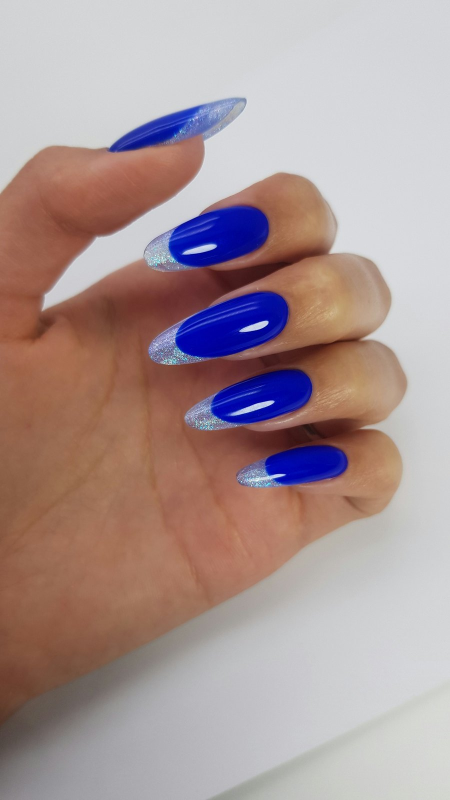
#> input picture src/assets/photos/bright-cobalt.jpg, 900 x 1600 px, given in place of photo-1709839454771-704f7af2ce0c.jpg, which was not available (shown at 1/2 size)
$ python photos.py ../src/assets/photos
#> lines starting #> are read from the running program, lines starting #| are printed output that depends on the picture
"""Prepares the site photos: crops and resizes Unsplash originals into src/assets/photos.

Usage: python -I scripts/photos.py <folder with originals named photo-<id>.jpg>
Originals were downloaded from images.unsplash.com at 1800 px wide. The list of photos,
authors and licences lives in src/data/photos.ts; this script only knows file names and crops.
Hero tips are cropped here because the CSP forbids inline object-position styles.
"""
import sys
from pathlib import Path
from PIL import Image

OUT = Path(__file__).resolve().parent.parent / "src" / "assets" / "photos"
TIP = 9 / 20  # width / height of a hero «nail»

# name: (unsplash photo id, crop) where crop is (centre x, top y, bottom y) as fractions, or None
PHOTOS = {
    "tip-square": ("photo-1709839454771-704f7af2ce0c", (0.40, 0.15, 0.80)),
    "tip-oval": ("photo-1612887390768-fb02affea7a6", (0.55, 0.05, 0.85)),
    "tip-almond": ("photo-1736434518489-0eb84070017f", (0.55, 0.00, 0.80)),
    "tip-french": ("photo-1762373349045-c2decd4ec3f3", (0.45, 0.20, 1.00)),
    "tip-red": ("photo-1660241657459-554031137e4f", (0.50, 0.00, 0.90)),
    "nude-fur": ("photo-1610992015762-45dca7fa3a85", None),
    "nude-white": ("photo-1630843599725-32ead7671867", None),
    "nude-pastel": ("photo-1688583417770-ff6cc18071dc", None),
    "nude-ring": ("photo-1587729927031-830c32f520da", None),
    "nude-ombre": ("photo-1704757671022-e023c45c9d2f", None),
    "nude-accent": ("photo-1648844421727-cde6c4246b13", None),
    "french-mug": ("photo-1667207229737-0adf3c700d5e", None),
    "french-blue": ("photo-1772322586702-73125782bd99", None),
    "french-lace": ("photo-1646335940123-b9008ebb358c", None),
    "french-classic": ("photo-1517837317028-6ce34fd27c34", None),
    "bright-red": ("photo-1748163432725-454f46f68340", None),
    "bright-watch": ("photo-1664650026748-698eefbdd325", None),
    "bright-cobalt": ("photo-1772322586634-9867476143b9", None),
    "bright-flower": ("photo-1561158317-757a4631770e", None),
    "bright-green": ("photo-1606168054091-74617220d1db", None),
    "design-winter": ("photo-1735236007245-9dc6e28bbe56", None),
    "design-tortoise": ("photo-1604654894610-df63bc536371", None),
    "design-abstract": ("photo-1571290274554-6a2eaa771e5f", None),
    "design-navy": ("photo-1754799670312-8e7da8e40ad7", None),
    "design-pearl": ("photo-1769687209448-025548dfca8b", None),
    "design-glitter": ("photo-1607779097040-26e80aa78e66", None),
    "pedi-pink": ("photo-1664643411326-6c589531be3c", None),
    "pedi-red": ("photo-1707725238063-0c54fb6963d1", None),
    "pedi-blue": ("photo-1668237150532-945907c2450d", None),
    "pedi-navy": ("photo-1778098221994-015e8abb4336", None),
    "work-salon": ("photo-1632345031435-8727f6897d53", None),
    "work-tools": ("photo-1775500835259-d3b3f6d6e2f2", None),
    "work-pedicure": ("photo-1519419451778-14599a49ec41", None),
    "work-polish": ("photo-1619607146034-5a05296c8f9a", None),
    "work-marble": ("photo-1599206676335-193c82b13c9e", None),
    "master-anya": ("photo-1648844421753-351afd50486a", None),
}


def crop_tip(im: Image.Image, cx: float, top: float, bottom: float) -> Image.Image:
    h = (bottom - top) * im.height
    w = h * TIP
    left = min(max(cx * im.width - w / 2, 0), im.width - w)
    return im.crop((round(left), round(top * im.height), round(left + w), round(bottom * im.height)))


def main(src: Path) -> None:
    OUT.mkdir(parents=True, exist_ok=True)
    for name, (pid, crop) in PHOTOS.items():
        im = Image.open(src / f"{pid}.jpg").convert("RGB")
#> im is the input picture: PIL image 900x1600 RGB; mean R, G, B 169.9, 150.3, 150
        if crop:
            im = crop_tip(im, *crop)
#> in crop_tip, `return im.crop((round(left), round(top * im.height), round(left + w), ..`:
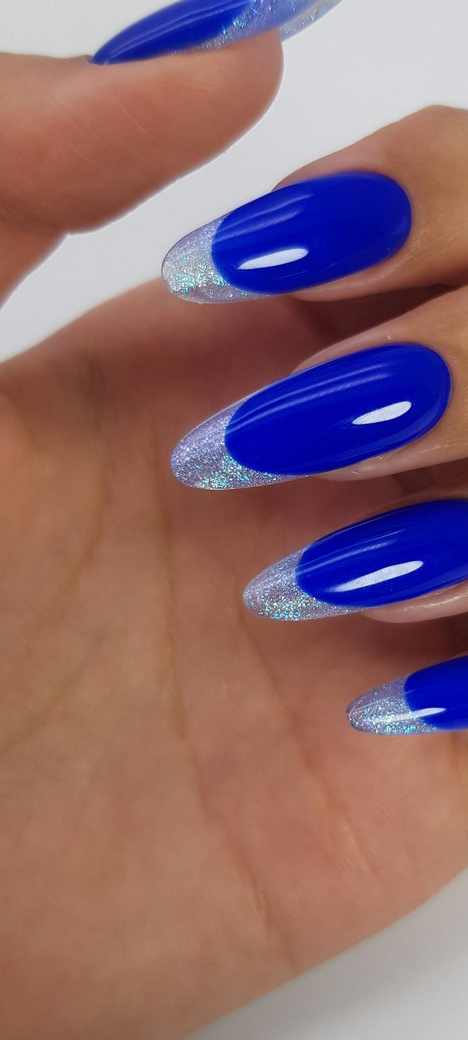
#> returned value: PIL image 468x1040 RGB; mean R, G, B 141.1, 106.6, 112.6
        im.thumbnail((1600, 1600), Image.LANCZOS)
        # Saved without EXIF: originals may carry camera and location metadata.
        im.save(OUT / f"{name}.jpg", quality=86, optimize=True, progressive=True)
        print(f"{name}: {im.width}x{im.height}")
#| tip-square: 468x1040
#> pass 2 of the loop in main, `for name, (pid, crop) in PHOTOS.items():`:
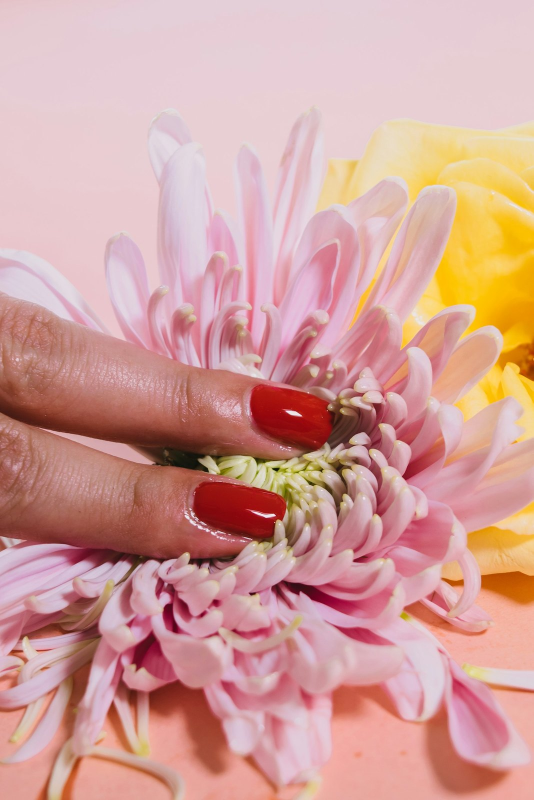
#> input picture src/assets/photos/bright-flower.jpg, 1067 x 1600 px, given in place of photo-1612887390768-fb02affea7a6.jpg, which was not available (shown at 1/2 size)
#> in main, im is the input picture: PIL image 1067x1600 RGB; mean R, G, B 210.4, 160.3, 153.9
#> in crop_tip (call 2), `return im.crop((round(left), round(top * im.height), round(left + w), ..`:
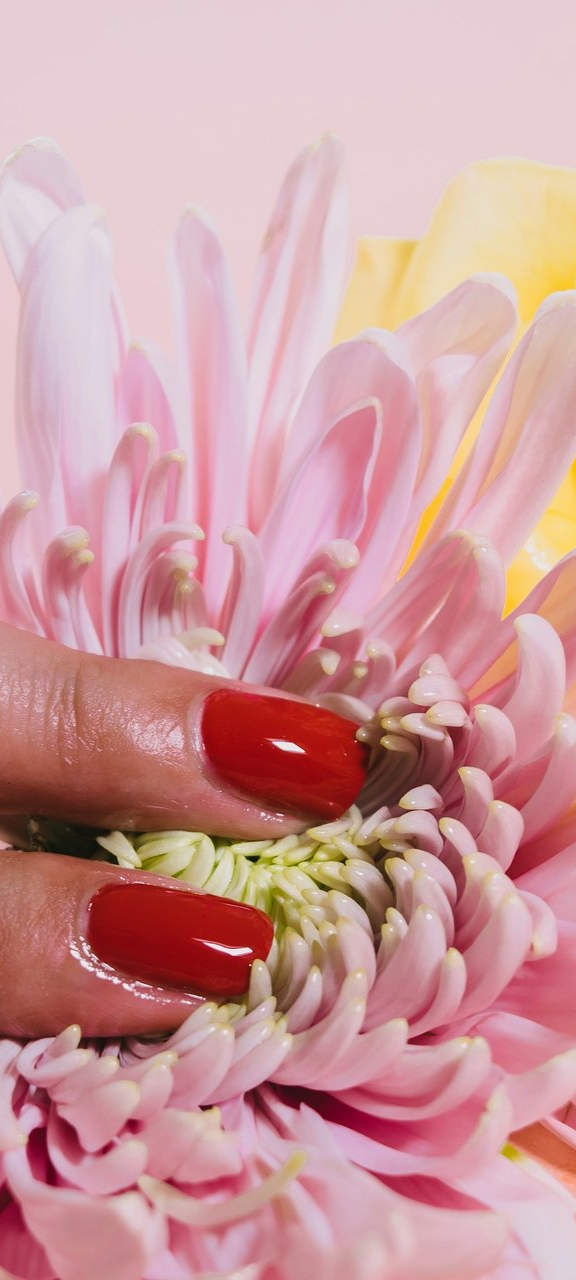
#> returned value: PIL image 576x1280 RGB; mean R, G, B 205.4, 154.8, 157
#| tip-oval: 576x1280


if __name__ == "__main__":
    if len(sys.argv) != 2:
        sys.exit(__doc__)
#> (the run stopped early here; a loop or call above may not have finished)
